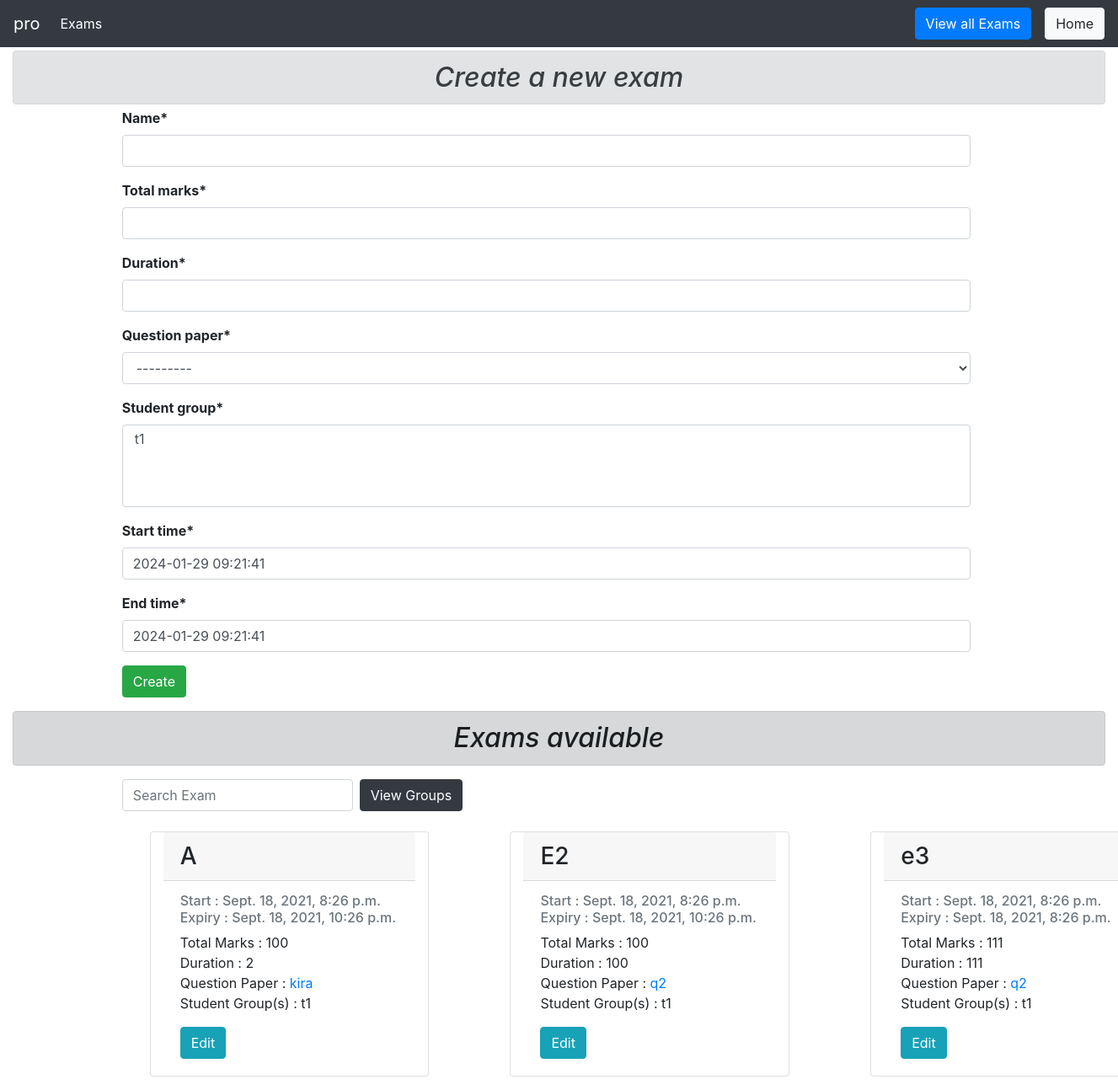
The app's page /prof/exams (signed in) with its own data.
### main/models/exam.py (models this page shows, shortened)
class Exam_Model(models.Model):
    professor = models.ForeignKey(User, limit_choices_to={'groups__name': "Professor"}, on_delete=models.CASCADE)
    name = models.CharField(max_length=50)
    total_marks = models.IntegerField()
    duration = models.IntegerField()
    question_paper = models.ForeignKey(Question_Paper, on_delete=models.CASCADE, related_name='exams')
    student_group = models.ManyToManyField(Special_Students, related_name='exams')
    start_time = models.DateTimeField(default=datetime.now())
    end_time = models.DateTimeField(default=datetime.now())

### main/models/question_paper.py (models this page shows)
class Question_Paper(models.Model):
    professor = models.ForeignKey(User, limit_choices_to={'groups__name': "Professor"}, on_delete=models.CASCADE)
    qPaperTitle = models.CharField(max_length=100)
    questions = models.ManyToManyField(Question_DB)
    def __str__(self):
        return f' Question Paper Title :- {self.qPaperTitle}\n'

### main/models/group.py (models this page shows)
class Special_Students(models.Model):
    professor = models.ForeignKey(User, limit_choices_to={'groups__name': "Professor"}, on_delete=models.CASCADE)
    category_name = models.CharField(max_length=10)
    students = models.ManyToManyField(User, limit_choices_to={'groups__name': "Student"}, related_name='student_groups')
    def __str__(self):
        return self.category_name

### prof/views/exam.py (the view, shortened to what this page needs)
def view_exams(request):
    prof = request.user
    new_Form = ExamForm()
    new_Form.fields["student_group"].queryset = Special_Students.objects.filter(
        professor=prof)
    new_Form.fields["question_paper"].queryset = Question_Paper.objects.filter(
        professor=prof)
    exams = Exam_Model.objects.filter(professor=prof)
    return render(request, 'prof/exam/view_exams.html', {
        'exams': exams, 'examform': new_Form, 'prof': prof,
    })

### main/models/exam.py
class ExamForm(ModelForm):
    class Meta:
        model = Exam_Model
        fields = '__all__'
        exclude = ['professor']

### prof/templates/prof/exam/view_exams.html (shortened to what this page needs)
{% extends 'prof/base/base.html' %}
{% load crispy_forms_tags %}
{% load static %}
{% block navbar_title %}{{ prof.username }}{% endblock navbar_title %}
{% block navitem_title %}Exams{% endblock navitem_title %}
{% block buttons %}
    <button type="button" class="btn btn-primary mx-3" id="updateButton"
    onclick="smoothScroll(document.getElementById('exams'))">View all Exams</button>
    <a class="btn btn-light " href="{% url 'prof:index' %}">Home</a>
{% endblock buttons %}
{% block body %}
    <div class="container-fluid">
        <h2 style="font-style: italic;" class="alert alert-secondary my-1" align="center">Create a new exam</h2>
        <div style="margin-left:10%; margin-right: 10%;">
            <div style = "font-weight: bold;" class="container d-flex h-100 row justify-content-center col-20">
                <form style = "width:100%;" method="POST">
                    {{ examform|crispy }}
                    <input class="btn btn-success" type="submit" value="Create">
                </form>
            </div>
        </div>
        <div id='exams'>
            <h2 class="alert alert-dark my-3" style="font-style: italic" align="center">Exams available</h2>
            <div style = "width: 100%; margin-left:10%; margin-right: 10%;">
                <form class="form-inline my-2">
                    <input id="searchExam" class="form-control mr-sm-2" type="search" placeholder="Search Exam"
                        aria-label="Search">
                    <a class="btn btn-dark" href="{% url 'prof:view_groups' %}" target="_blank">View
                        Groups</a>
                </form>
                <div class="row">
                    {% for t in exams %}
                    <div class="card my-3 mx-5 col-sm-3">
                        <h3 class="card-header">{{ t.name }}</h3>
                        <div class="card-body">
                            <h6 class="card-subtitle mb-2 text-muted">
                                Start : {{ t.start_time }}<br>
                                Expiry : {{ t.end_time }}
                            </h6>
                            <p class="card-text">
                                Total Marks : {{t.total_marks}}<br>
                                Duration : {{t.duration}}<br>
                                Question Paper : <a
                                    href="{% url 'prof:view_specific_paper' t.question_paper.id %}">{{ t.question_paper.qPaperTitle }}</a><br>
                                Student Group(s) :
                                {% for group in t.student_group.all %}
                                {{ group.category_name }}
                                {% endfor %}
                            </p>
                            <a href="{% url 'prof:edit_exam' t.id %}" class="card-link btn btn-info">Edit</a>
                        </div>
                    </div>
                    {% empty %}
                    </br>
                    <div style="width:100%; margin-left: 5%;">
                        <h3>No exams</h3>
                    </div>
                    {% endfor %}
                </div>
            </div>
        </div>
    </div>
{% endblock body %}

### prof/templates/prof/base/base.html (shortened to what this page needs)
<!DOCTYPE html>
<html lang="en">
<head>
    <link rel="stylesheet" href="https://maxcdn.bootstrapcdn.com/bootstrap/4.2.1/css/bootstrap.min.css">
    <link rel="stylesheet" href="https://stackpath.bootstrapcdn.com/font-awesome/4.7.0/css/font-awesome.min.css">
</head>
<body>
    <nav class="navbar navbar-expand-lg navbar-dark bg-dark">
        <a class="navbar-brand" href="#">{% block navbar_title %}{% endblock navbar_title %}</a>
        <div class="collapse navbar-collapse" id="navbarSupportedContent">
            <ul class="navbar-nav mr-auto">
                <li class="nav-item active">
                    <a class="nav-link" href="#">{% block navitem_title %}{% endblock navitem_title %}<span class="sr-only">(current)</span></a>
                </li>
            </ul>
            {% block buttons %}{% endblock buttons %}
        </div>
    </nav>
    {% block body %}
    {% endblock body %}
</body>
</html>

### records on screen
Exam_Model: name "A", start_time "Sept. 18, 2021, 8:26 p.m.", end_time "Sept. 18, 2021, 10:26 p.m.", total_marks "100", duration "2", question_paper.qPaperTitle "kira"
Special_Students: category_name "t1"
Exam_Model: name "E2", start_time "Sept. 18, 2021, 8:26 p.m.", end_time "Sept. 18, 2021, 10:26 p.m.", total_marks "100", duration "100", question_paper.qPaperTitle "q2"
Exam_Model: name "e3", start_time "Sept. 18, 2021, 8:26 p.m.", end_time "Sept. 18, 2021, 8:26 p.m.", total_marks "111", duration "111", question_paper.qPaperTitle "q2"

### other values on screen
{{ prof.username }} "pro"
